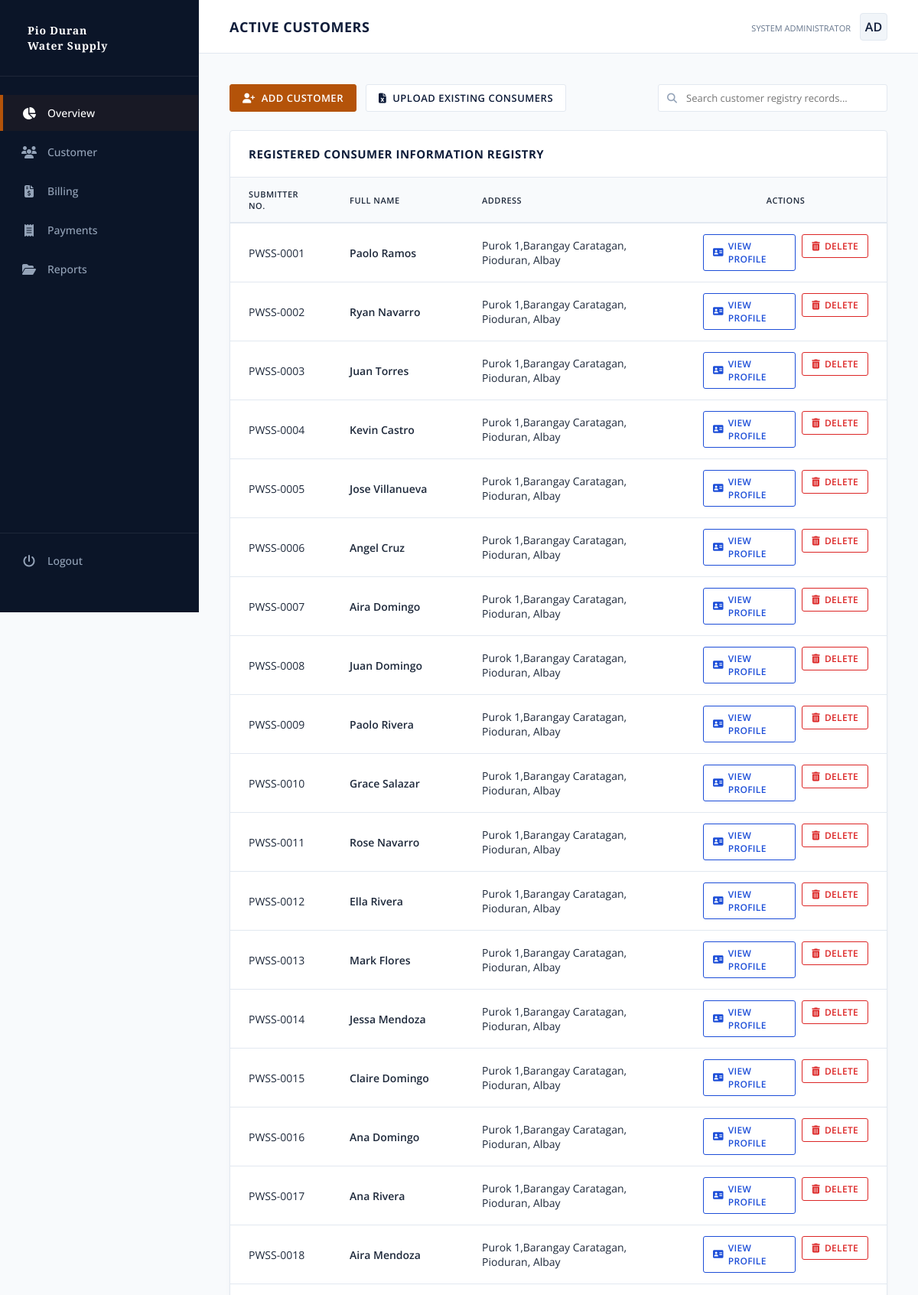
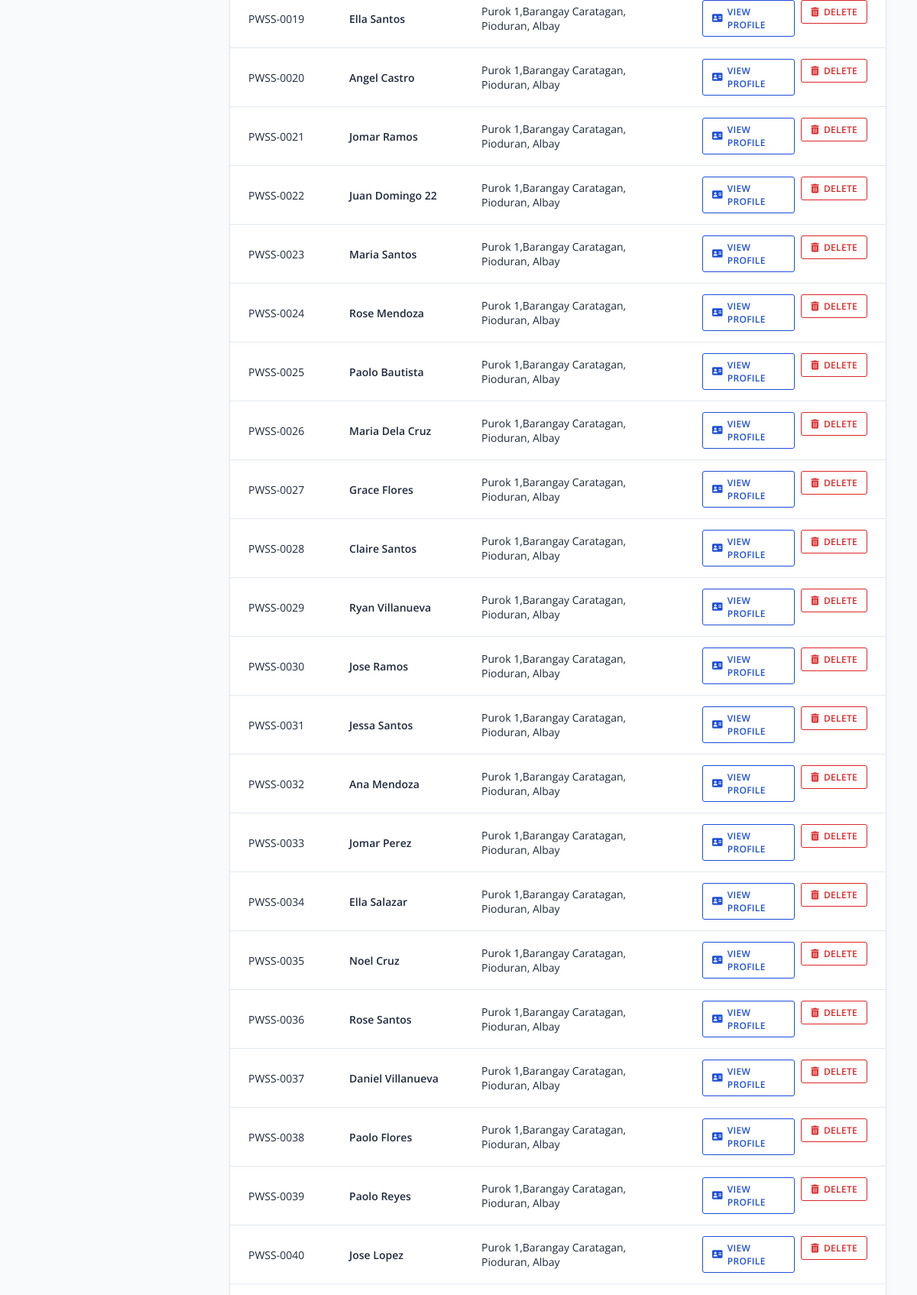
/pwss/customer-list/ (signed in, upper part), run on the app's committed database (2 pictures, top to bottom).
### customer/models.py (models this page shows, shortened)
class Customer(models.Model):
    STATUS_CHOICES = (
        ("new", "New Applicant"),
        ("old", "Old Customer"),
    )
    user = models.OneToOneField(
        User,
        on_delete=models.CASCADE,
        related_name="customer_profile"
    )
    fullname = models.CharField(max_length=200)
    submitter_no = models.CharField(max_length=250, unique=True)
    address = models.CharField(max_length=250)
    status = models.CharField(
        max_length=20,
        choices=STATUS_CHOICES,
        default="new"
    )

### core/views.py (the view)
# urls.py: path('customer-list/', views.customer_list, name='customers'),
@login_required
def customer_list(request):
    customers = Customer.objects.all()
    return render(request, 'admin/customers.html', {
        'customers': customers
    })

### core/templates/admin/customers.html (shortened to what this page needs)
{% extends 'admin.html' %}
{% block content %}
<header class="top-navbar">
    <div class="page-title">
        <h1 id="current-view-title">Active Customers</h1>
    </div>
    <div class="admin-profile">
        <div class="admin-info">
            <small>System Administrator</small>
        </div>
        <div class="admin-avatar">AD</div>
    </div>
</header>
<div class="workspace">
    <div class="action-bar">
        <div class="management-controls">
            <a href="{% url 'add-customer' %}" class="btn-control primary">
                <i class="fa-solid fa-user-plus"></i> Add Customer
            </a>
            <button type="button" class="btn-control secondary" id="openUploadBtn" onclick="toggleUploadModal(true)">
                <i class="fa-solid fa-file-excel"></i> Upload Existing Consumers
            </button>
        </div>
        <div class="search-wrapper">
            <i class="fa-solid fa-magnifying-glass search-icon"></i>
            <input type="text" id="tableSearch" placeholder="Search customer registry records..." onkeyup="filterCustomerTable()">
        </div>
    </div>
    <div class="data-section">
        <div class="section-header">
            <h3>Registered Consumer Information Registry</h3>
        </div>
        <div class="table-container">
            <table class="classic-table" id="customerTable">
                <thead>
                    <tr>
                        <th>Submitter No.</th>
                        <th>Full Name</th>
                        <th>Address</th>
                        <th style="text-align: center;">Actions</th>
                    </tr>
                </thead>
                <tbody>
                    {% for customer in customers %}
                    <tr>
                        <td>{{ customer.submitter_no }}</td>
                        <td class="font-semibold">{{ customer.fullname }}</td>
                        <td>{{ customer.address }}</td>
                        <td>
                            <div class="action-btn-group">
                                <a href="{% url 'customer_profile' customer.id %}" class="btn-action profile">
                                    <i class="fa-solid fa-address-card"></i> View Profile
                                </a>
                                <form method="POST" action="{% url 'delete_customer' customer.id %}" style="display:inline;">
                                    <button type="submit"
                                            class="btn-action delete"
                                            onclick="return confirm('Delete this customer?')">
                                        <i class="fa-solid fa-trash-can"></i> Delete
                                    </button>
                                </form>
                            </div>
                        </td>
                    </tr>
                    {% empty %}
                    <tr>
                        <td colspan="4" style="text-align:center;">
                            No active customers found.
                        </td>
                    </tr>
                    {% endfor %}
                </tbody>
            </table>
        </div>
    </div>
</div>
{% endblock %}

### core/templates/admin.html (shortened to what this page needs)
<!DOCTYPE html>
<html lang="en">
<head>
    <link rel="stylesheet" href="https://cdnjs.cloudflare.com/ajax/libs/font-awesome/6.4.0/css/all.min.css">
</head>
<body>
    <aside class="sidebar">
        <div class="sidebar-brand">
            <h2>Pio Duran<br>Water Supply</h2>
        </div>
        <ul class="sidebar-menu">
            <li class="menu-item active">
                <a href="{% url 'admin_dashboard' %}"><i class="fa-solid fa-chart-pie"></i> <span>Overview</span></a>
            </li>
            <li class="menu-item">
                <a href="{% url 'customers' %}"><i class="fa-solid fa-users"></i> <span>Customer</span></a>
            </li>
            <li class="menu-item">
                <a href="{% url 'billing' %}"><i class="fa-solid fa-file-invoice-dollar"></i> <span>Billing</span></a>
            </li>
            <li class="menu-item">
                <a href="{% url 'payments' %}"><i class="fa-solid fa-receipt"></i> <span>Payments</span></a>
            </li>
            <li class="menu-item">
                <a href="{% url 'reports' %}"><i class="fa-solid fa-folder-open"></i> <span>Reports</span></a>
            </li>
            <li class="menu-item menu-logout">
                <a href="{% url 'logout_view' %}"><i class="fa-solid fa-power-off"></i> <span>Logout</span></a>
            </li>
        </ul>
    </aside>
    <main class="main-content">
        {% block content %}
        {% endblock %}
    </main>
</body>
</html>

### core/templates/admin.html (style rules this page uses)
:root { --bg-navy: #0f1d3a; --sidebar-bg: #0b1528; --main-bg: #f8fafc; --card-bg: #ffffff; --primary-text: #1e293b; --secondary-text: #64748b; --accent-gold: #b45309; --border-classic: #e2e8f0; --accent-blue: #1d4ed8; --success-green: #15803d; }
* { margin: 0; padding: 0; box-sizing: border-box; font-family: 'Open Sans', sans-serif; }
body { background-color: var(--main-bg); color: var(--primary-text); display: flex; min-height: 100vh; overflow-x: hidden; }
.sidebar { width: 260px; background-color: var(--sidebar-bg); color: #ffffff; display: flex; flex-direction: column; border-right: 1px solid rgba(255, 255, 255, 0.05); position: fixed; height: 100vh; z-index: 10; }
.sidebar-brand { padding: 30px 24px; border-bottom: 1px solid rgba(255, 255, 255, 0.08); display: flex; align-items: center; gap: 12px; }
.sidebar-brand h2 { font-family: 'Cinzel', serif; font-size: 14px; font-weight: 700; letter-spacing: 0.8px; line-height: 1.4; color: #ffffff; }
.sidebar-menu { list-style: none; padding: 24px 0; display: flex; flex-direction: column; gap: 4px; flex-grow: 1; }
.menu-item a { display: flex; align-items: center; gap: 14px; padding: 14px 24px; color: #94a3b8; text-decoration: none; font-size: 14px; font-weight: 500; transition: all 0.2s ease; border-left: 4px solid transparent; }
.menu-item a:hover, .menu-item.active a { color: #ffffff; background-color: rgba(255, 255, 255, 0.03); }
.menu-item.active a { border-left-color: var(--accent-gold); background-color: rgba(180, 83, 9, 0.08); color: #ffffff; }
.menu-item i { font-size: 16px; width: 20px; text-align: center; }
.menu-logout { border-top: 1px solid rgba(255, 255, 255, 0.08); padding-top: 12px; margin-top: auto; margin-bottom: 20px; }
.main-content { margin-left: 260px; width: calc(100% - 260px); display: flex; flex-direction: column; min-height: 100vh; }
.top-navbar { background-color: var(--card-bg); height: 70px; border-bottom: 1px solid var(--border-classic); display: flex; align-items: center; justify-content: space-between; padding: 0 40px; }
.page-title h1 { font-size: 18px; font-weight: 700; color: var(--bg-navy); text-transform: uppercase; letter-spacing: 0.5px; }
.admin-profile { display: flex; align-items: center; gap: 12px; }
.admin-avatar { width: 36px; height: 36px; background-color: #f1f5f9; border: 1px solid var(--border-classic); border-radius: 4px; display: flex; align-items: center; justify-content: center; color: var(--bg-navy); font-weight: 600; }
.admin-info small { font-size: 11px; color: var(--secondary-text); text-transform: uppercase; }
.workspace { padding: 40px; display: flex; flex-direction: column; gap: 30px; flex-grow: 1; }
.data-section { background-color: var(--card-bg); border: 1px solid var(--border-classic); border-radius: 4px; box-shadow: 0 4px 6px -1px rgba(0, 0, 0, 0.05); }
.section-header { padding: 20px 24px; border-bottom: 1px solid var(--border-classic); display: flex; align-items: center; justify-content: space-between; }
.section-header h3 { font-size: 15px; font-weight: 700; text-transform: uppercase; color: var(--bg-navy); letter-spacing: 0.5px; }
.table-container { width: 100%; overflow-x: auto; }
.classic-table { width: 100%; border-collapse: collapse; text-align: left; font-size: 14px; }
.classic-table th { background-color: #f8fafc; color: var(--primary-text); font-weight: 600; padding: 14px 24px; border-bottom: 2px solid var(--border-classic); text-transform: uppercase; font-size: 11px; letter-spacing: 0.5px; }
.classic-table td { padding: 14px 24px; border-bottom: 1px solid var(--border-classic); color: var(--primary-text); }

### data on the page
Customer: submitter_no "PWSS-0001", fullname "Paolo Ramos", address "Purok 1,Barangay Caratagan, Pioduran, Albay"
Customer: submitter_no "PWSS-0002", fullname "Ryan Navarro", address "Purok 1,Barangay Caratagan, Pioduran, Albay"
Customer: submitter_no "PWSS-0003", fullname "Juan Torres", address "Purok 1,Barangay Caratagan, Pioduran, Albay"
Customer: submitter_no "PWSS-0004", fullname "Kevin Castro", address "Purok 1,Barangay Caratagan, Pioduran, Albay"
Customer: submitter_no "PWSS-0005", fullname "Jose Villanueva", address "Purok 1,Barangay Caratagan, Pioduran, Albay"
Customer: submitter_no "PWSS-0006", fullname "Angel Cruz", address "Purok 1,Barangay Caratagan, Pioduran, Albay"
Customer: submitter_no "PWSS-0007", fullname "Aira Domingo", address "Purok 1,Barangay Caratagan, Pioduran, Albay"
Customer: submitter_no "PWSS-0008", fullname "Juan Domingo", address "Purok 1,Barangay Caratagan, Pioduran, Albay"
Customer: submitter_no "PWSS-0009", fullname "Paolo Rivera", address "Purok 1,Barangay Caratagan, Pioduran, Albay"
Customer: submitter_no "PWSS-0010", fullname "Grace Salazar", address "Purok 1,Barangay Caratagan, Pioduran, Albay"
Customer: submitter_no "PWSS-0011", fullname "Rose Navarro", address "Purok 1,Barangay Caratagan, Pioduran, Albay"
Customer: submitter_no "PWSS-0012", fullname "Ella Rivera", address "Purok 1,Barangay Caratagan, Pioduran, Albay"
Customer: submitter_no "PWSS-0013", fullname "Mark Flores", address "Purok 1,Barangay Caratagan, Pioduran, Albay"
Customer: submitter_no "PWSS-0014", fullname "Jessa Mendoza", address "Purok 1,Barangay Caratagan, Pioduran, Albay"
Customer: submitter_no "PWSS-0015", fullname "Claire Domingo", address "Purok 1,Barangay Caratagan, Pioduran, Albay"
Customer: submitter_no "PWSS-0016", fullname "Ana Domingo", address "Purok 1,Barangay Caratagan, Pioduran, Albay"
Customer: submitter_no "PWSS-0017", fullname "Ana Rivera", address "Purok 1,Barangay Caratagan, Pioduran, Albay"
Customer: submitter_no "PWSS-0018", fullname "Aira Mendoza", address "Purok 1,Barangay Caratagan, Pioduran, Albay"
Customer: submitter_no "PWSS-0019", fullname "Ella Santos", address "Purok 1,Barangay Caratagan, Pioduran, Albay"
Customer: submitter_no "PWSS-0020", fullname "Angel Castro", address "Purok 1,Barangay Caratagan, Pioduran, Albay"
Customer: submitter_no "PWSS-0021", fullname "Jomar Ramos", address "Purok 1,Barangay Caratagan, Pioduran, Albay"
Customer: submitter_no "PWSS-0022", fullname "Juan Domingo 22", address "Purok 1,Barangay Caratagan, Pioduran, Albay"
Customer: submitter_no "PWSS-0023", fullname "Maria Santos", address "Purok 1,Barangay Caratagan, Pioduran, Albay"
Customer: submitter_no "PWSS-0024", fullname "Rose Mendoza", address "Purok 1,Barangay Caratagan, Pioduran, Albay"
Customer: submitter_no "PWSS-0025", fullname "Paolo Bautista", address "Purok 1,Barangay Caratagan, Pioduran, Albay"
Customer: submitter_no "PWSS-0026", fullname "Maria Dela Cruz", address "Purok 1,Barangay Caratagan, Pioduran, Albay"
Customer: submitter_no "PWSS-0027", fullname "Grace Flores", address "Purok 1,Barangay Caratagan, Pioduran, Albay"
Customer: submitter_no "PWSS-0028", fullname "Claire Santos", address "Purok 1,Barangay Caratagan, Pioduran, Albay"
Customer: submitter_no "PWSS-0029", fullname "Ryan Villanueva", address "Purok 1,Barangay Caratagan, Pioduran, Albay"
Customer: submitter_no "PWSS-0030", fullname "Jose Ramos", address "Purok 1,Barangay Caratagan, Pioduran, Albay"
Customer: submitter_no "PWSS-0031", fullname "Jessa Santos", address "Purok 1,Barangay Caratagan, Pioduran, Albay"
Customer: submitter_no "PWSS-0032", fullname "Ana Mendoza", address "Purok 1,Barangay Caratagan, Pioduran, Albay"
Customer: submitter_no "PWSS-0033", fullname "Jomar Perez", address "Purok 1,Barangay Caratagan, Pioduran, Albay"
Customer: submitter_no "PWSS-0034", fullname "Ella Salazar", address "Purok 1,Barangay Caratagan, Pioduran, Albay"
Customer: submitter_no "PWSS-0035", fullname "Noel Cruz", address "Purok 1,Barangay Caratagan, Pioduran, Albay"
Customer: submitter_no "PWSS-0036", fullname "Rose Santos", address "Purok 1,Barangay Caratagan, Pioduran, Albay"
Customer: submitter_no "PWSS-0037", fullname "Daniel Villanueva", address "Purok 1,Barangay Caratagan, Pioduran, Albay"
Customer: submitter_no "PWSS-0038", fullname "Paolo Flores", address "Purok 1,Barangay Caratagan, Pioduran, Albay"
Customer: submitter_no "PWSS-0039", fullname "Paolo Reyes", address "Purok 1,Barangay Caratagan, Pioduran, Albay"
Customer: submitter_no "PWSS-0040", fullname "Jose Lopez", address "Purok 1,Barangay Caratagan, Pioduran, Albay"
